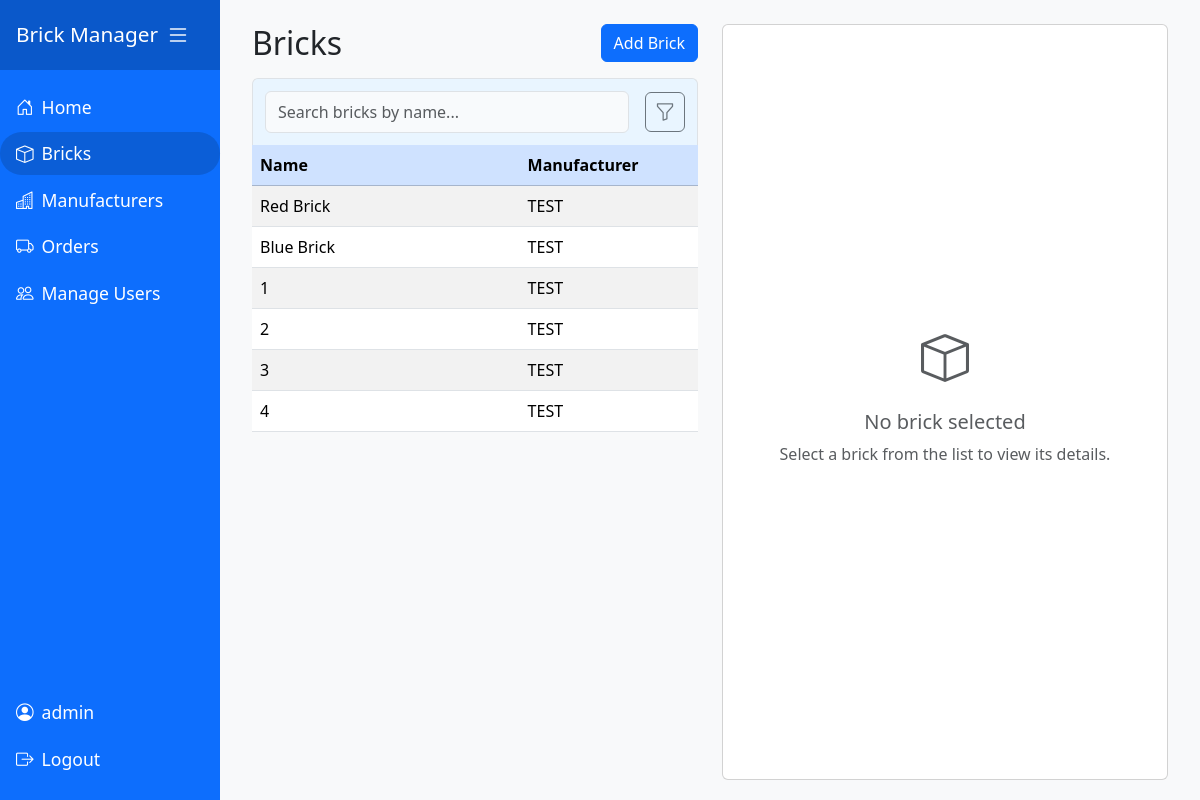
/bricks (signed in), run on the app's committed database.
### models.py (models this page shows)
class Brick(db.Model):
    id = db.Column(db.Integer, primary_key=True)
    name = db.Column(db.String(150), nullable=False)
    colour = db.Column(db.String(50), nullable=False)
    material = db.Column(db.String(100), nullable=False)
    strength = db.Column(db.String(50), nullable=False)
    width = db.Column(db.Float, nullable=False)
    depth = db.Column(db.Float, nullable=False)
    height = db.Column(db.Float, nullable=False)
    type = db.Column(db.String(100), nullable=False)
    voids = db.Column(db.Integer, nullable=False)
    manufacturerId = db.Column(db.Integer, db.ForeignKey('manufacturer.id'), nullable=False)
    brickOrders = db.relationship('BrickOrder', backref='brick', lazy=True)

class Manufacturer(db.Model):
    id = db.Column(db.Integer, primary_key=True)
    name = db.Column(db.String(150), nullable=False, unique=True)
    address = db.Column(db.String(250), nullable=True)
    phoneNo = db.Column(db.String(50), nullable=True)
    email = db.Column(db.String(120), nullable=True)
    bricks = db.relationship('Brick', backref='manufacturer', lazy=True)

### bricks.py (the view)
@bricks_bp.route('/bricks')
@bricks_bp.route('/bricks/<int:brick_id>')
def bricks(brick_id=None):
    allBricks = BrickMediator.get_all_bricks()
    def brick_to_dict(brick):
        return {
            'id': brick.id,
            'name': brick.name,
            'colour': brick.colour,
            'material': brick.material,
            'strength': brick.strength,
            'width': brick.width,
            'depth': brick.depth,
            'height': brick.height,
            'type': brick.type,
            'voids': brick.voids,
            'manufacturer': {
                'id': brick.manufacturer.id if brick.manufacturer else None,
                'name': brick.manufacturer.name if brick.manufacturer else ''
            }
        }
    brick_dicts = [brick_to_dict(b) for b in allBricks]
    selected_brick_id = None
    if brick_id is not None and any(b['id'] == brick_id for b in brick_dicts):
        selected_brick_id = brick_id
    return render_template('bricks.html', bricks=brick_dicts, selected_brick_id=selected_brick_id)

### app.py (called while the page is built)
@app.before_request
def require_login():
    allowedRoutes = ['users.login', 'users.register']
    endpoint = request.endpoint
    if endpoint is None:
        return  # Let Flask handle it
    if endpoint in allowedRoutes or endpoint.startswith('static'):
        return  # Allow access
    if not session.get('userId'):
        return redirect(url_for('users.login', next=request.url))

### mediators/brick_mediator.py (called while the page is built)
    @staticmethod
    def get_all_bricks():
        return BrickDB.get_all()

### persistence/brick_db.py (called while the page is built)
    @staticmethod
    def get_all():
        return Brick.query.all()

### templates/bricks.html (shortened to what this page needs)
{% extends 'base.html' %}
{% block content %}
<div class="row flex-lg-nowrap" style="height: 100%; min-height: 500px;">
    <div class="col-lg-4 col-12 d-flex flex-column">
        <div class="d-flex justify-content-between align-items-center mb-3">
            <h2 class="mb-0">Bricks</h2>
            {% if session.get('userId') %}
            <a href="{{ url_for('bricks.addBrick') }}{% if selected_brick_id %}?selected_brick_id={{ selected_brick_id }}{% endif %}" class="btn btn-primary ms-3">Add Brick</a>
            {% endif %}
        </div>
        <div class="table-responsive bricks-table-responsive flex-grow-1">
            <div class="table-search-container d-flex align-items-center gap-2 position-relative" style="z-index: 10;">
                <input type="text" id="brick-search-box" class="form-control table-search-box" placeholder="Search bricks by name...">
                <button type="button" id="brick-filter-btn" class="btn btn-outline-secondary ms-2 position-relative" title="Filter bricks" aria-label="Filter">
                    <i class="bi bi-funnel"></i>
                </button>
                            {% set manufacturers = bricks | map(attribute='manufacturer') | map(attribute='name') | unique | list %}
            </div>
            <table class="table table-striped table-hover align-middle" id="bricks-table">
                <colgroup>
                    <col style="width: 60%">
                    <col style="width: 40%">
                </colgroup>
                <thead class="table-primary">
                    <tr>
                        <th>Name</th>
                        <th>Manufacturer</th>
                    </tr>
                </thead>
                <tbody>
                    {% for brick in bricks %}
                    <tr class="brick-row" data-brick='{{ brick | tojson | safe }}' data-id="{{ brick.id }}">
                        <td>{{ brick.name }}</td>
                        <td>
                            {{ brick.manufacturer.name }}
                        </td>
                    </tr>
                    {% endfor %}
                </tbody>
            </table>
        </div>
    </div>
    <div class="col-lg-8 col-12 d-flex flex-column" style="height: 100%;">
        <div id="brick-placeholder-panel" class="card flex-grow-1 h-100">
            <div class="card-body d-flex flex-column h-100 align-items-center justify-content-center text-muted">
                <div class="text-center">
                    <i class="bi bi-box" style="font-size: 3rem;"></i>
                    <h5 class="mt-3">No brick selected</h5>
                    <p>Select a brick from the list to view its details.</p>
                </div>
            </div>
        </div>
    </div>
</div>
<link rel="stylesheet" href="{{ url_for('static', filename='css/bricks.css') }}">
{% endblock %}

### static/css/sidebar.css (style rules this page uses)
body { min-height: 100vh; background: #f8f9fa; }

### static/css/bricks.css (style rules this page uses)
html, body { height: 100%; }
.row.flex-lg-nowrap { height: 80vh; min-height: 500px; display: flex; flex-wrap: nowrap; }
.bricks-table-responsive { flex-grow: 1; overflow-y: auto; min-height: 0; }
.bricks-table-responsive table { table-layout: fixed; width: 100%; }
.table-search-container { border: 1px solid #dee2e6; border-bottom: none; border-radius: 0.375rem 0.375rem 0 0; background: #e9f5ff; padding: 0.75rem; position: relative; }
.table-search-box { margin: 0; border-radius: 0.375rem; background: #f8fafc; font-size: 1rem; padding: 0.5rem 0.75rem; width: 100%; outline: none; border: 1px solid #dee2e6; box-shadow: none; }
thead tr th { background: #e9f5ff; }
#brick-filter-btn { padding: 0 0.6rem; height: 2.5rem; min-width: 2.5rem; width: 2.5rem; display: flex; align-items: center; justify-content: center; border-radius: 0.375rem; font-size: 1.25rem; }
#brick-filter-btn i { font-size: 1.25rem; margin: 0; }
@media (min-width: 992px) { .row.flex-lg-nowrap > #brick-detail-panel, .row.flex-lg-nowrap > *:not(#brick-detail-panel) { width: 50%; } }
@media (min-width: 992px) { .bricks-table-responsive { max-width: 100%; width: 100%; } }

### data on the page
Brick: name "Red Brick", manufacturer.name "TEST"
Brick: name "Blue Brick", manufacturer.name "TEST"
Brick: name "1", manufacturer.name "TEST"
Brick: name "2", manufacturer.name "TEST"
Brick: name "3", manufacturer.name "TEST"
Brick: name "4", manufacturer.name "TEST"

### other printed values
{{ session['userName'] }} "admin"
